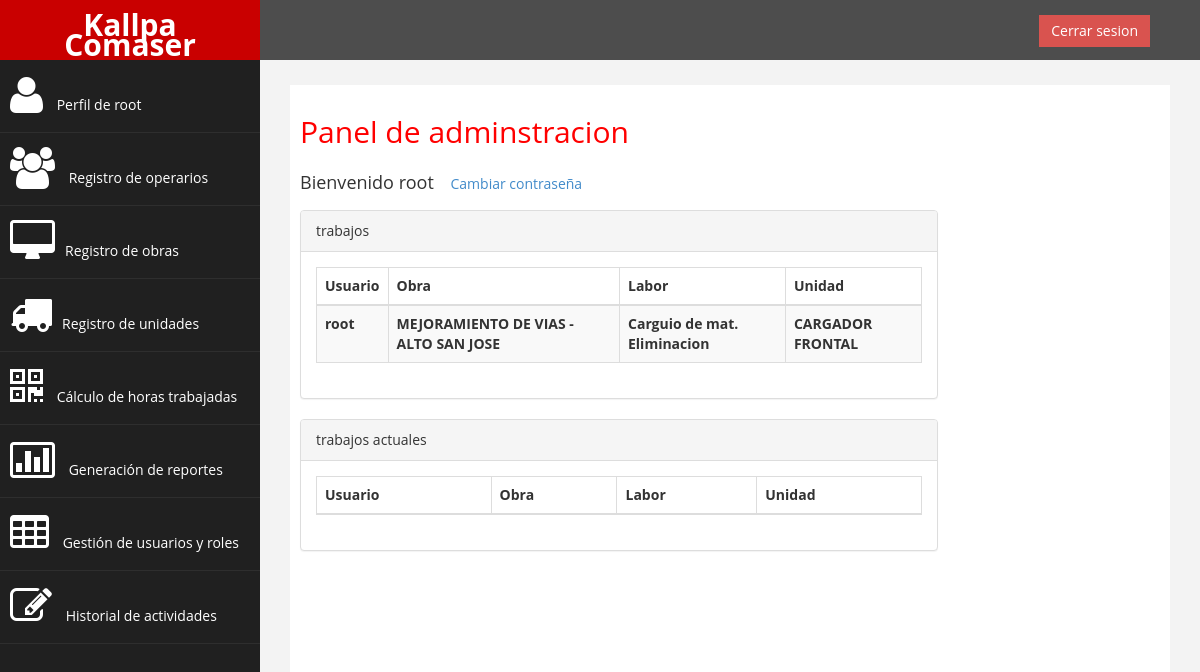
Page / (signed in) on the earlier database version.
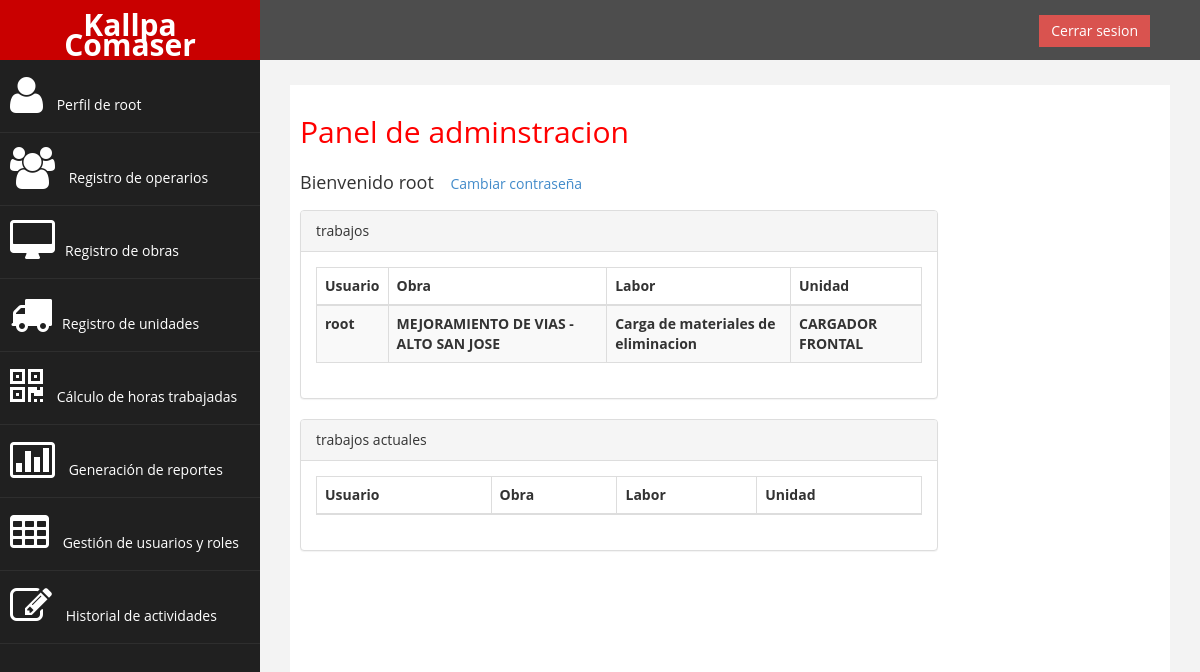
Same page on the later database version.
### sistemaLogeo/models.py (models this page shows, shortened)
class TRABAJO(models.Model):
    CodTra = models.AutoField(primary_key=True)
    CodLab = models.ForeignKey(LABOR, on_delete=models.CASCADE, db_column='CodLab')
    CodObra = models.ForeignKey(OBRA, on_delete=models.CASCADE, db_column='CodObra')
    FecIni = models.DateField()
    FecFin = models.DateField()
    class Meta:
        constraints = [
            models.UniqueConstraint(fields=['CodLab', 'CodObra'], name='unique_CodLab_CodObra')
        ]

class LABOR(models.Model):
    CodLab = models.AutoField(primary_key=True)
    CodUsu = models.ForeignKey(User, on_delete=models.CASCADE, db_column='CodUsu')
    CodUni = models.ForeignKey(UNIDAD, on_delete=models.CASCADE, db_column='CodUni')
    LabDes = models.CharField(max_length=60)
    class Meta:
        constraints = [
            models.UniqueConstraint(fields=['CodUsu', 'CodUni'], name='unique_codusu_coduni')
        ]

class OBRA(models.Model):
    CodObra = models.AutoField(primary_key=True)
    NomObra = models.CharField(max_length=60)
    NomCon = models.CharField(max_length=60)
    HorMin = models.IntegerField(null=False)

class UNIDAD(models.Model):
    CodUni = models.CharField(max_length=60, primary_key=True)
    NomUni = models.CharField(max_length=60)
    ModUni = models.CharField(max_length=60)
    PreHor = models.DecimalField(max_digits=10, decimal_places=2)
    HorUni = models.DecimalField(max_digits=10, decimal_places=2)

### sistemaLogeo/views.py (the view)
# urls.py: path('', index, name="index"),
@login_required
def index(request):
    user = request.user
    alert = False
    labores_usuario = LABOR.objects.filter(CodUsu=user)
    trabajos_asignados = TRABAJO.objects.filter(CodLab__in=labores_usuario)
    if user.is_superuser and user.is_staff:
        trabajos = TRABAJO.objects.all()
        return render(request, 'panelAdmin.html', {'alerta': alert,'trabajos': trabajos})
    else:
        alert = True
        return render(request, 'panelUser.html', {'alerta': alert,'trabajos_asignados':trabajos_asignados})

### sistemaLogeo/templates/panelAdmin.html (shortened to what this page needs)
{% extends "base.html" %}
{% block content %}
<div class="row">
    <div class="col-md-12">
        <h2>Panel de adminstracion </h2>
        <h4>Bienvenido {{ user.username }} <a href="{% url 'cambiar_password'%}" class="btn square-btn-adjust">Cambiar
                contraseña</a> </h4>
    </div>
    <div class="col-md-9 col-sm-12 col-xs-12">
        <div class="panel panel-default">
            <div class="panel-heading">
                trabajos
            </div>
            <div class="panel-body">
                <div class="table-responsive">
                    <table class="table table-striped table-bordered table-hover">
                        <thead>
                            <tr>
                                <th>Usuario </th>
                                <th>Obra </th>
                                <th>Labor </th>
                                <th>Unidad </th>
                            </tr>
                        </thead>
                        <tbody>
                            {% for trabajo in trabajos %}
                            <tr>
                                <th>{{ trabajo.CodLab.CodUsu.username }}</th>
                                <th>{{ trabajo.CodObra.NomObra }}</th>
                                <th>{{ trabajo.CodLab.LabDes }}</th>
                                <th>{{ trabajo.CodLab.CodUni.NomUni }}</th>
                            {% endfor %}
                        </tbody>
                    </table>
                </div>
            </div>
        </div>
    </div>
    <div class="col-md-9 col-sm-12 col-xs-12">
        <div class="panel panel-default">
            <div class="panel-heading">
                trabajos actuales
            </div>
            <div class="panel-body">
                <div class="table-responsive">
                    <table class="table table-striped table-bordered table-hover">
                        <thead>
                            <tr>
                                <th>Usuario </th>
                                <th>Obra </th>
                                <th>Labor </th>
                                <th>Unidad </th>
                            </tr>
                        </thead>
                    </table>
                </div>
            </div>
        </div>
    </div>
</div>
{% endblock %}

Differences in the rows shown:
changed through a linked row, TRABAJO "root": CodLab.LabDes "Carguio de mat. Eliminacion" → "Carga de materiales de eliminacion"
